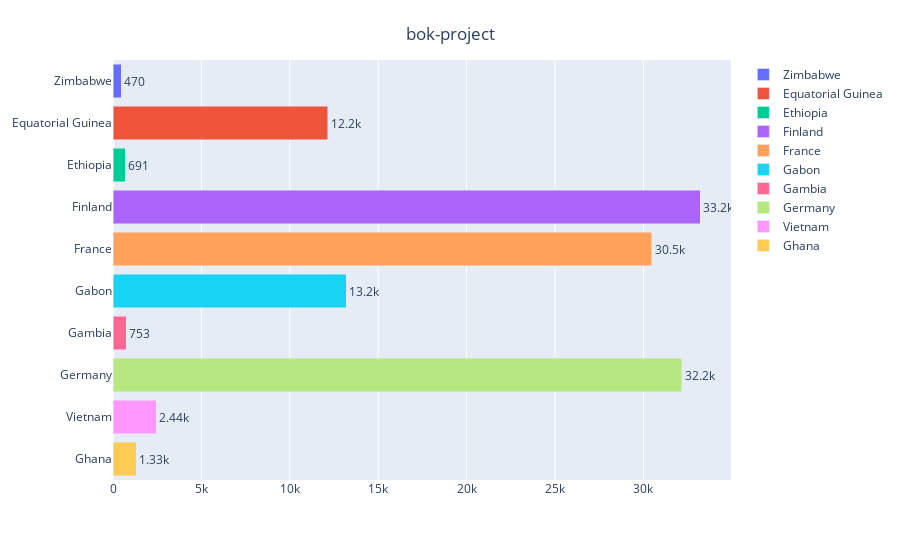

Notebook code cell kept with this figure:
### Code cell
import plotly.express as px
df = px.data.gapminder()

fig = px.bar(df.sort_values('year', ascending=False).head(10),  orientation='h',
             x= 'gdpPercap',
             y='country',
             color='country',text ='gdpPercap',
             barmode='stack')
fig.update_layout( legend={'title': None})
fig.update_xaxes(title=None)
fig.update_yaxes(title=None)
title={'text': "bok-project",
        'y':0.95,
        'x':0.5,
        'xanchor': 'center',
        'yanchor': 'top'}
fig.update_traces(texttemplate='%{text:.3s}', textposition="outside")

fig.update_layout(
                title=title)
fig.show()

### Figure 1 — Plotly figure (JSON) as saved in the notebook; plotly's stock layout.template omitted (floating-point values rounded to 4 significant figures)
{"data": [{"alignmentgroup": "True", "hovertemplate": "country=%{y}<br>gdpPercap=%{text}<extra></extra>", "legendgroup": "Zimbabwe", "marker": {"color": "#636efa", "pattern": {"shape": ""}}, "name": "Zimbabwe", "offsetgroup": "Zimbabwe", "orientation": "h", "showlegend": true, "text": [469.7], "textposition": "outside", "texttemplate": "%{text:.3s}", "type": "bar", "x": [469.7], "xaxis": "x", "y": ["Zimbabwe"], "yaxis": "y"}, {"alignmentgroup": "True", "hovertemplate": "country=%{y}<br>gdpPercap=%{text}<extra></extra>", "legendgroup": "Equatorial Guinea", "marker": {"color": "#EF553B", "pattern": {"shape": ""}}, "name": "Equatorial Guinea", "offsetgroup": "Equatorial Guinea", "orientation": "h", "showlegend": true, "text": [12150.0], "textposition": "outside", "texttemplate": "%{text:.3s}", "type": "bar", "x": [12150.0], "xaxis": "x", "y": ["Equatorial Guinea"], "yaxis": "y"}, {"alignmentgroup": "True", "hovertemplate": "country=%{y}<br>gdpPercap=%{text}<extra></extra>", "legendgroup": "Ethiopia", "marker": {"color": "#00cc96", "pattern": {"shape": ""}}, "name": "Ethiopia", "offsetgroup": "Ethiopia", "orientation": "h", "showlegend": true, "text": [690.8], "textposition": "outside", "texttemplate": "%{text:.3s}", "type": "bar", "x": [690.8], "xaxis": "x", "y": ["Ethiopia"], "yaxis": "y"}, {"alignmentgroup": "True", "hovertemplate": "country=%{y}<br>gdpPercap=%{text}<extra></extra>", "legendgroup": "Finland", "marker": {"color": "#ab63fa", "pattern": {"shape": ""}}, "name": "Finland", "offsetgroup": "Finland", "orientation": "h", "showlegend": true, "text": [33210.0], "textposition": "outside", "texttemplate": "%{text:.3s}", "type": "bar", "x": [33210.0], "xaxis": "x", "y": ["Finland"], "yaxis": "y"}, {"alignmentgroup": "True", "hovertemplate": "country=%{y}<br>gdpPercap=%{text}<extra></extra>", "legendgroup": "France", "marker": {"color": "#FFA15A", "pattern": {"shape": ""}}, "name": "France", "offsetgroup": "France", "orientation": "h", "showlegend": true, "text": [30470.0], "textposition": "outside", "texttemplate": "%{text:.3s}", "type": "bar", "x": [30470.0], "xaxis": "x", "y": ["France"], "yaxis": "y"}, {"alignmentgroup": "True", "hovertemplate": "country=%{y}<br>gdpPercap=%{text}<extra></extra>", "legendgroup": "Gabon", "marker": {"color": "#19d3f3", "pattern": {"shape": ""}}, "name": "Gabon", "offsetgroup": "Gabon", "orientation": "h", "showlegend": true, "text": [13210.0], "textposition": "outside", "texttemplate": "%{text:.3s}", "type": "bar", "x": [13210.0], "xaxis": "x", "y": ["Gabon"], "yaxis": "y"}, {"alignmentgroup": "True", "hovertemplate": "country=%{y}<br>gdpPercap=%{text}<extra></extra>", "legendgroup": "Gambia", "marker": {"color": "#FF6692", "pattern": {"shape": ""}}, "name": "Gambia", "offsetgroup": "Gambia", "orientation": "h", "showlegend": true, "text": [752.7], "textposition": "outside", "texttemplate": "%{text:.3s}", "type": "bar", "x": [752.7], "xaxis": "x", "y": ["Gambia"], "yaxis": "y"}, {"alignmentgroup": "True", "hovertemplate": "country=%{y}<br>gdpPercap=%{text}<extra></extra>", "legendgroup": "Germany", "marker": {"color": "#B6E880", "pattern": {"shape": ""}}, "name": "Germany", "offsetgroup": "Germany", "orientation": "h", "showlegend": true, "text": [32170.0], "textposition": "outside", "texttemplate": "%{text:.3s}", "type": "bar", "x": [32170.0], "xaxis": "x", "y": ["Germany"], "yaxis": "y"}, {"alignmentgroup": "True", "hovertemplate": "country=%{y}<br>gdpPercap=%{text}<extra></extra>", "legendgroup": "Vietnam", "marker": {"color": "#FF97FF", "pattern": {"shape": ""}}, "name": "Vietnam", "offsetgroup": "Vietnam", "orientation": "h", "showlegend": true, "text": [2442.0], "textposition": "outside", "texttemplate": "%{text:.3s}", "type": "bar", "x": [2442.0], "xaxis": "x", "y": ["Vietnam"], "yaxis": "y"}, {"alignmentgroup": "True", "hovertemplate": "country=%{y}<br>gdpPercap=%{text}<extra></extra>", "legendgroup": "Ghana", "marker": {"color": "#FECB52", "pattern": {"shape": ""}}, "name": "Ghana", "offsetgroup": "Ghana", "orientation": "h", "showlegend": true, "text": [1328.0], "textposition": "outside", "texttemplate": "%{text:.3s}", "type": "bar", "x": [1328.0], "xaxis": "x", "y": ["Ghana"], "yaxis": "y"}], "layout": {"barmode": "stack", "legend": {"title": {}, "tracegroupgap": 0}, "margin": {"t": 60}, "title": {"text": "bok-project", "x": 0.5, "xanchor": "center", "y": 0.95, "yanchor": "top"}, "xaxis": {"anchor": "y", "domain": [0, 1], "title": {}}, "yaxis": {"anchor": "x", "categoryarray": ["Ghana", "Vietnam", "Germany", "Gambia", "Gabon", "France", "Finland", "Ethiopia", "Equatorial Guinea", "Zimbabwe"], "categoryorder": "array", "domain": [0, 1], "title": {}}}}
